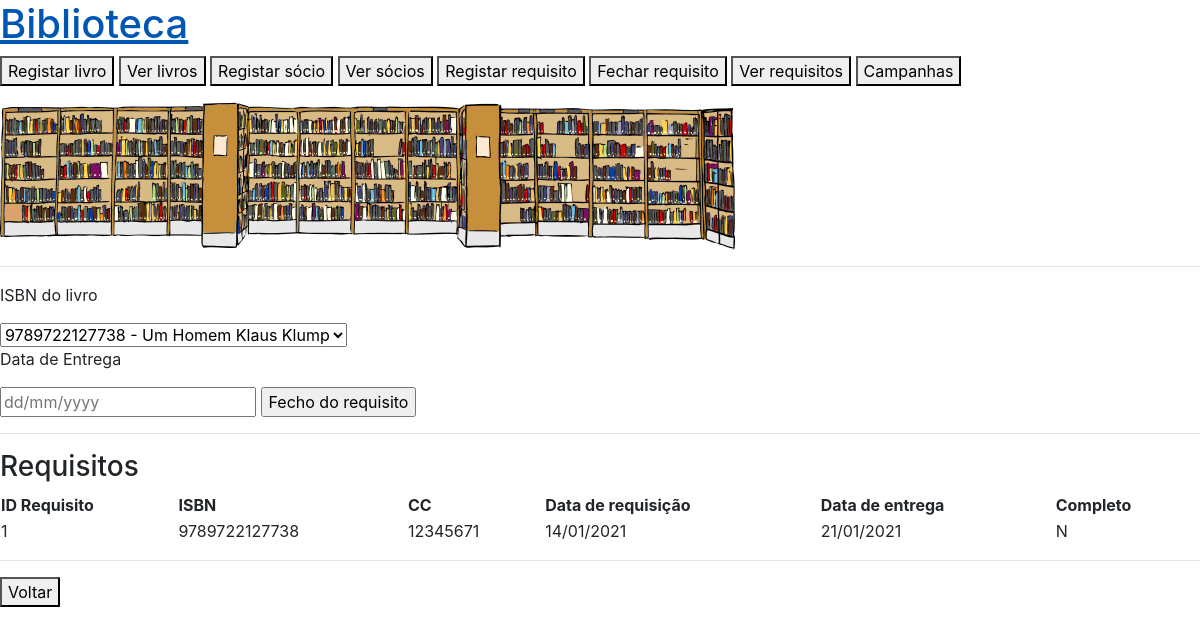
/compl_req, run on the app's committed database.
### app.py (models this page shows)
class Requisito(db.Model):
    __tablename__ = 'requisito'
    id_req = db.Column(db.Integer, primary_key=True)
    ISBN_req = db.Column(db.Integer, db.ForeignKey('livro.ISBN'))
    cc_req = db.Column(db.Integer, db.ForeignKey('socio.cc'))
    data_req = db.Column(db.String(10))
    data_entr = db.Column(db.String(10))
    completo = db.Column(db.String(1))

### app.py (the view)
@app.route('/compl_req', methods=['GET'])
def compl_req():
    reqs = Requisito.query.all()
    livros = Livro.query.all()
    return render_template('compl_req.html', reqs=reqs, livros=livros)

### templates/compl_req.html (shortened to what this page needs)
{% extends "base.html"%}
{%block content%}
<form action="/compl_req2" method="post">
    <p>ISBN do livro</p>
    <select name="isbns" id="isbns">
        {% for livro in livros %}
            <option value="{{ livro.ISBN }}">{{livro.ISBN}} - {{livro.titulo}}</option>
        {% endfor %}
        </select>
    <p>Data de Entrega</p>
    <input type="text" id="dt_ent" name="dt_ent" required="required" class="dt_ent" placeholder="dd/mm/yyyy">
    <input type="submit" class="sub" value="Fecho do requisito">
</form>
<hr/>
<h3>Requisitos</h3>
<table style="width:100%">
    <tr>
      <th>ID Requisito</th>
      <th>ISBN</th>
      <th>CC</th>
      <th>Data de requisição</th>
      <th>Data de entrega</th>
      <th>Completo</th>
    </tr>
    {% for req in reqs %}
    <tr>
        <td>{{req.id_req}}</td>
        <td>{{req.ISBN_req}}</td>
        <td>{{req.cc_req}}</td>
        <td>{{req.data_req}}</td>
        <td>{{req.data_entr}}</td>
        <td>{{req.completo}}</td>
      {% endfor %}
  </table>
<hr/>
<a href="/"><button type="button">Voltar</button></a>
{%endblock%}

### data on the page
Requisito: id_req "1", ISBN_req "9789722127738", cc_req "12345671", data_req "14/01/2021", data_entr "21/01/2021", completo "N"

### other printed values
form field isbns "9789722127738 - Um Homem Klaus Klump"
